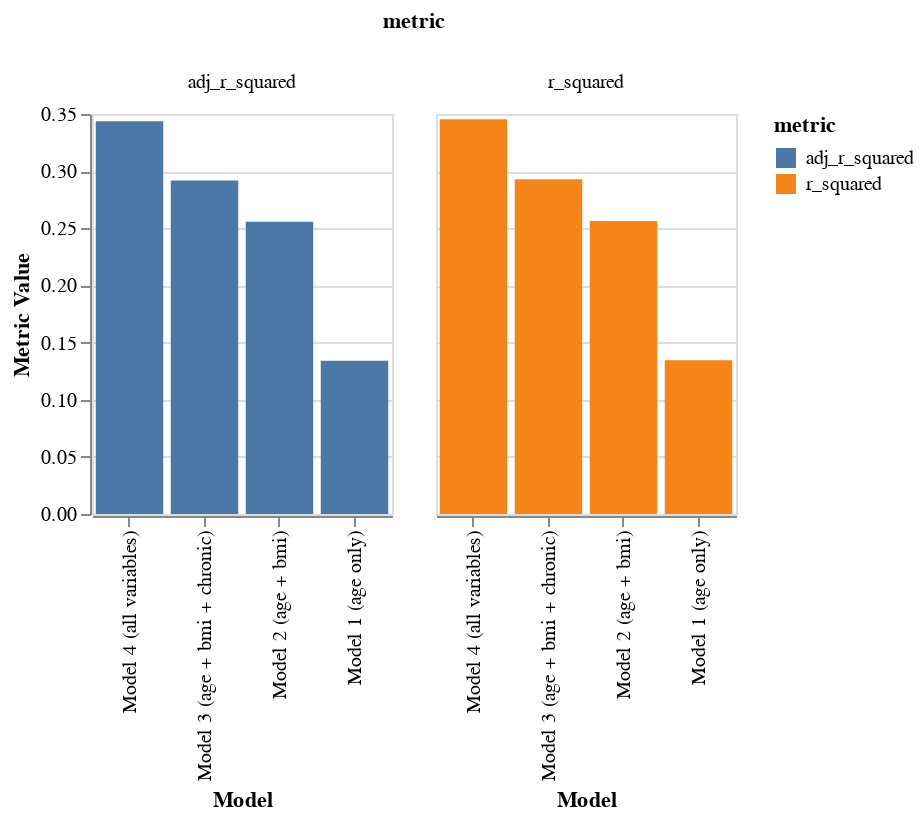

Notebook code cell kept with this figure:
### Markdown cell above
## Part 7: Model Comparison

Let's compare models with different sets of predictors to see which performs better.

### Code cell
# Compare different models
models = {
    'Model 1 (age only)': smf.ols('readmission_risk ~ age', data=df),
    'Model 2 (age + bmi)': smf.ols('readmission_risk ~ age + bmi', data=df),
    'Model 3 (age + bmi + chronic)': smf.ols('readmission_risk ~ age + bmi + chronic_conditions', data=df),
    'Model 4 (all variables)': smf.ols('readmission_risk ~ age + bmi + chronic_conditions + medication_count + hospital_stay_days', data=df)
}

# Fit all models and compare
comparison = []
for name, model in models.items():
    results = model.fit()
    comparison.append({
        'model': name,
        'r_squared': results.rsquared,
        'adj_r_squared': results.rsquared_adj,
        'aic': results.aic,
        'bic': results.bic,
        'n_params': len(results.params)
    })

comparison_df = pd.DataFrame(comparison)
print("=== Model Comparison ===")
print(comparison_df.to_string(index=False))

# Visualize model comparison
comparison_long = comparison_df.melt(
    id_vars='model',
    value_vars=['r_squared', 'adj_r_squared'],
    var_name='metric',
    value_name='value'
)

alt.Chart(comparison_long).mark_bar().encode(
    x=alt.X('model:N', title='Model', sort='-y'),
    y=alt.Y('value:Q', title='Metric Value'),
    color='metric:N',
    column='metric:N'
).properties(
    width=150,
    height=200
)

### Figure 1 — Vega-Lite specification as saved in the notebook (floating-point values rounded to 4 significant figures)
{"config": {"view": {"continuousWidth": 300, "continuousHeight": 300}}, "data": {"name": "data-c94df6715f16c603426cf212c75a75bd"}, "mark": {"type": "bar"}, "encoding": {"color": {"field": "metric", "type": "nominal"}, "column": {"field": "metric", "type": "nominal"}, "x": {"field": "model", "sort": "-y", "title": "Model", "type": "nominal"}, "y": {"field": "value", "title": "Metric Value", "type": "quantitative"}}, "height": 200, "width": 150, "$schema": "https://vega.github.io/schema/vega-lite/v6.1.0.json", "datasets": {"data-c94df6715f16c603426cf212c75a75bd": [{"model": "Model 1 (age only)", "metric": "r_squared", "value": 0.1346}, {"model": "Model 2 (age + bmi)", "metric": "r_squared", "value": 0.2564}, {"model": "Model 3 (age + bmi + chronic)", "metric": "r_squared", "value": 0.2929}, {"model": "Model 4 (all variables)", "metric": "r_squared", "value": 0.3454}, {"model": "Model 1 (age only)", "metric": "adj_r_squared", "value": 0.1341}, {"model": "Model 2 (age + bmi)", "metric": "adj_r_squared", "value": 0.2556}, {"model": "Model 3 (age + bmi + chronic)", "metric": "adj_r_squared", "value": 0.2918}, {"model": "Model 4 (all variables)", "metric": "adj_r_squared", "value": 0.3437}]}}
